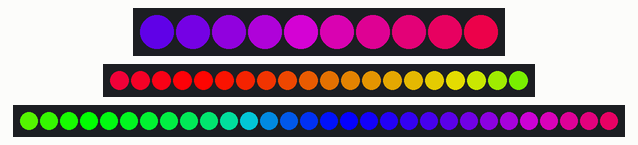
Bench run of a sketch on a simulated Arduino Uno, built with avr-gcc and run on an emulated ATmega328P. Shown: 10 RGB LEDs in strip order, left to right, 20 RGB LEDs in strip order, left to right, 30 RGB LEDs in strip order, left to right. Dim RGB values are drawn brighter than linear.

Above: at 3.8 s.
At 8.8 s:
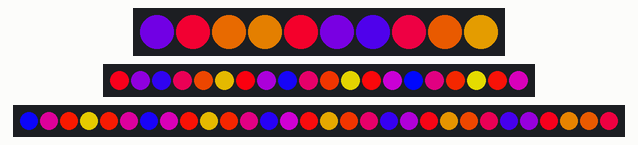
At 17.6 s:
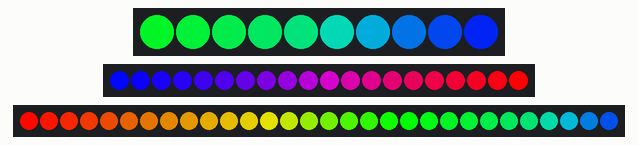
At 22.6 s:
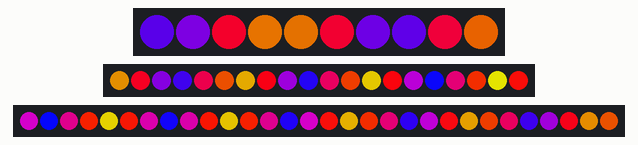
At 31.4 s:
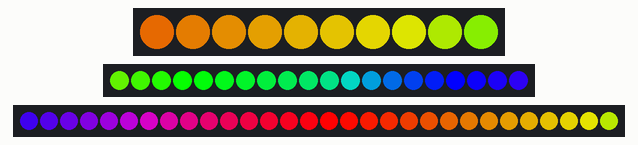
At 36.4 s:
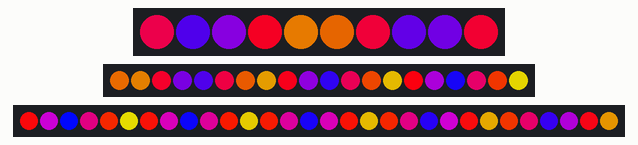

The sketch:

multipleStripsInOneArrayDifferentLengths.ino
```cpp
/**********************************************************************
This is a modified version of the FastLED "MultipleStripsInOneArray"
example, original found here:
https://github.com/FastLED/FastLED/blob/master/examples/Multiple/MultipleStripsInOneArray/MultipleStripsInOneArray.ino

Mutiple strips are wired to multiple data pins, and in this example
it has been modified to use strips of different lengths.

Marc Miller,  Aug 2020
**********************************************************************/


#include <FastLED.h>

// #define NUM_STRIPS 3  // Not used in this modified version
#define NUM_LEDS_A 10
#define NUM_LEDS_B 20
#define NUM_LEDS_C 30
#define NUM_LEDS (NUM_LEDS_A + NUM_LEDS_B + NUM_LEDS_C)

CRGB leds[NUM_LEDS];


/*********************************************************************/
void setup() {
  FastLED.addLeds<WS2811, 10, RGB>(leds, 0, NUM_LEDS_A);
  FastLED.addLeds<WS2811, 11, RGB>(leds, NUM_LEDS_A, NUM_LEDS_B);
  FastLED.addLeds<WS2811, 12, RGB>(leds, NUM_LEDS_A + NUM_LEDS_B, NUM_LEDS_C);
}


/*********************************************************************/
void loop() {

  // Run a red dot down the strip
  for(int i = 0; i < NUM_LEDS; i++) {
    leds[i] = CRGB::Red;
    FastLED.show();
    leds[i] = CRGB::Black;
    delay(60);
  }


  // Create one giant rainbow across the whole display
  fill_rainbow(leds, NUM_LEDS, millis()/20);
  FastLED.show();

  delay(5000);  // Pause in this example so we can see it for a moment
                // (Normally we do not want to use a long delays like this though)


  // Fill the whole display with colors from a palette
  static uint8_t colorIndex;
  for( int i = 0; i < NUM_LEDS; i++) {
    leds[i] = ColorFromPalette( PartyColors_p, colorIndex, 255, LINEARBLEND);
    colorIndex += 42;
  }
  FastLED.show();

  delay(5000);  // Pause in this example so we can see it for a moment
                // (Normally we do not want to use a long delays like this though)


  //FastLED.clear();  // Clear the display before starting over


}  // end main loop
```

Measured:
- what the display in image 0 shows lasts 5.0 s, from 3.8 s to 8.8 s
